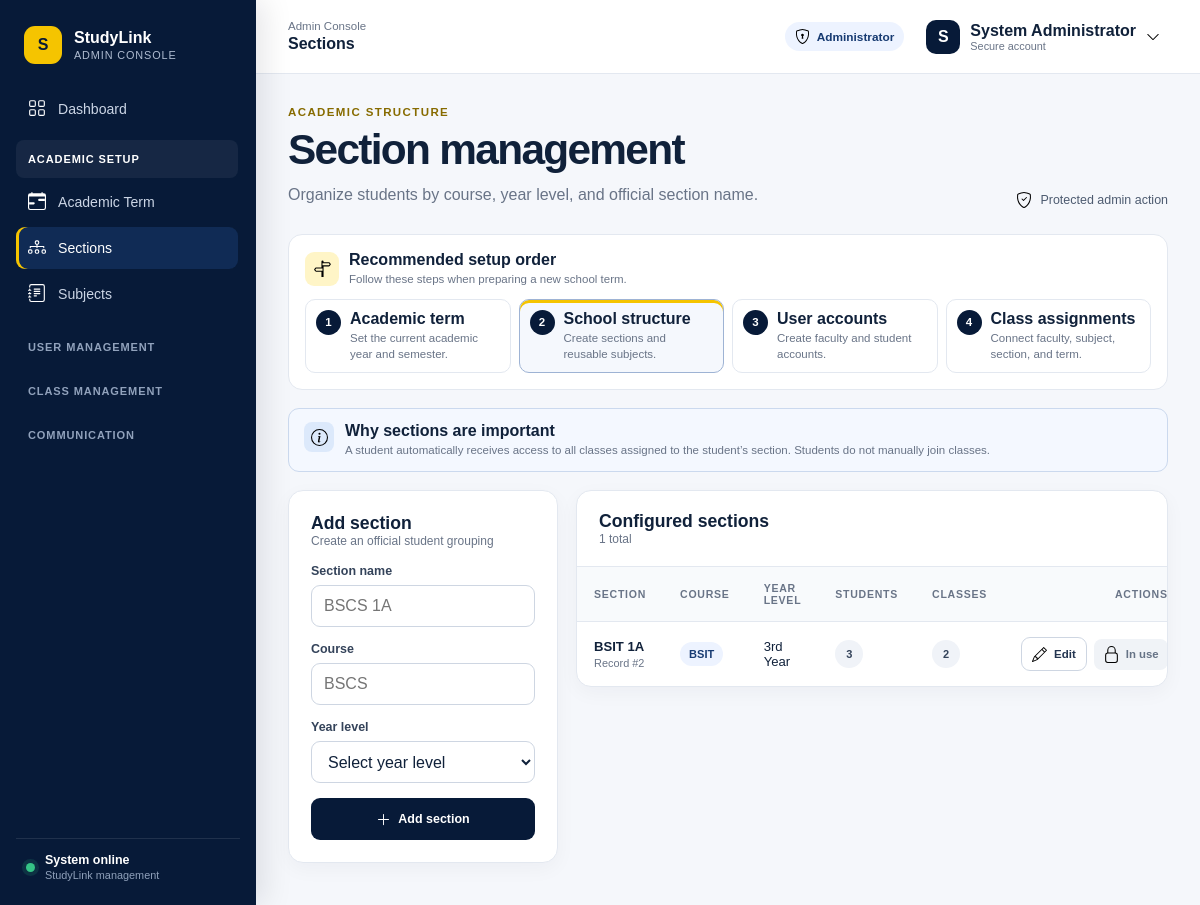
Screenshot of /admin/selections/index.php (signed in) with the database file from the repository.
### tables this page shows
CREATE TABLE `sections` (
  `id` int(11) NOT NULL,
  `section_name` varchar(50) NOT NULL,
  `course` varchar(50) NOT NULL,
  `year_level` varchar(20) NOT NULL,
  `created_at` timestamp NOT NULL DEFAULT current_timestamp()
);

### auth/auth.php (called while the page is built, shortened)
<?php
if (!defined('STUDYLINK_AUTH_LOADED')) {
    function e($value) { return htmlspecialchars((string) $value, ENT_QUOTES, 'UTF-8'); }
}

### admin/selections/index.php (the view, shortened to what this page needs)
<?php
include '../../auth/auth.php';
include '../../config/database.php';
include '../../includes/admin_ui.php';
$query = mysqli_query(
    $conn,
    "SELECT sec.*, COUNT(DISTINCT st.id) AS student_count, COUNT(DISTINCT ca.id) AS class_count
     FROM sections sec
     LEFT JOIN students st ON st.section_id = sec.id
     LEFT JOIN class_assignments ca ON ca.section_id = sec.id
     GROUP BY sec.id, sec.section_name, sec.course, sec.year_level, sec.created_at
     ORDER BY sec.course, sec.year_level, sec.section_name"
);
$sections = $query ? mysqli_fetch_all($query, MYSQLI_ASSOC) : [];
render_admin_page_start(
    'sections',
    'Sections',
    'Section management',
    'Organize students by course, year level, and official section name.',
    'Academic Structure'
);
?>
<div class="admin-content-grid">
    <section class="admin-card admin-form-card">
        <div class="admin-section-head">
            <div><h2>Add section</h2><span>Create an official student grouping</span></div>
        </div>
        <form class="admin-form" action="add.php" method="POST">
            <div class="admin-field">
                <label for="section_name">Section name</label>
                <input id="section_name" type="text" name="section_name" placeholder="BSCS 1A" maxlength="50" required>
            </div>
            <div class="admin-field">
                <label for="course">Course</label>
                <input id="course" type="text" name="course" placeholder="BSCS" maxlength="50" required>
            </div>
            <div class="admin-field">
                <label for="year_level">Year level</label>
                <select id="year_level" name="year_level" required>
                    <option value="">Select year level</option>
                </select>
            </div>
            <button class="admin-button primary" type="submit"><?= study_icon('plus-lg'); ?> Add section</button>
        </form>
    </section>
    <section class="admin-card admin-table-card">
        <div class="admin-section-head">
            <div><h2>Configured sections</h2><span><?= number_format(count($sections)); ?> total</span></div>
        </div>
        <div class="admin-table-wrap">
            <table class="admin-data-table">
                <thead><tr><th>Section</th><th>Course</th><th>Year level</th><th>Students</th><th>Classes</th><th class="admin-table-action">Actions</th></tr></thead>
                <tbody>
                <?php foreach ($sections as $row): ?>
                    <tr>
                        <td><strong><?= e($row['section_name']); ?></strong><small>Record #<?= e($row['id']); ?></small></td>
                        <td><span class="admin-code-pill"><?= e($row['course']); ?></span></td>
                        <td><?= e($row['year_level']); ?><?= intval($row['year_level']) === 1 ? 'st' : (intval($row['year_level']) === 2 ? 'nd' : (intval($row['year_level']) === 3 ? 'rd' : 'th')); ?> Year</td>
                        <td><span class="admin-count-badge"><?= number_format($row['student_count']); ?></span></td>
                        <td><span class="admin-count-badge"><?= number_format($row['class_count']); ?></span></td>
                        <td class="admin-table-action">
                            <div class="admin-row-actions">
                                <a class="admin-button secondary small" href="edit.php?id=<?= e($row['id']); ?>"><?= study_icon('pencil'); ?> Edit</a>
                                <?php if (intval($row['student_count']) === 0 && intval($row['class_count']) === 0): ?>
                                    <form action="delete.php" method="POST" onsubmit="return confirm('Delete this unused section?')">
                                        <?= csrf_field(); ?>
                                        <input type="hidden" name="id" value="<?= e($row['id']); ?>">
                                        <button class="admin-button danger small" type="submit"><?= study_icon('trash3'); ?> Delete</button>
                                    </form>
                                <?php else: ?>
                                    <span class="admin-protected-label" title="Move students and remove class assignments before deleting."><?= study_icon('lock'); ?> In use</span>
                                <?php endif; ?>
                            </div>
                        </td>
                    </tr>
                <?php endforeach; ?>
                </tbody>
            </table>
        </div>
    </section>
</div>

### includes/ui_icons.php
<?php
function study_icon($name, $class = '', $label = '')
{
    $name = preg_replace('/[^a-z0-9-]/', '', strtolower((string) $name));
    $class = trim('study-icon ' . preg_replace('/[^a-zA-Z0-9 _-]/', '', (string) $class));
    $aria = $label !== ''
        ? ' role="img" aria-label="' . e($label) . '"'
        : ' aria-hidden="true"';
    return '<svg class="' . e($class) . '"' . $aria . '>'
        . '<use href="/studyLink/assets/icons/bootstrap-icons.svg#' . e($name) . '"></use>'
        . '</svg>';
}

### assets/css/app-shell.css (style rules this page uses)
:root { --portal-navy: #071a38; --portal-blue: #0b2b5b; --portal-gold: #f5c400; --portal-bg: #f5f7fc; --portal-border: #e4e8f0; --portal-text: #10213a; --portal-muted: #687386; --portal-danger: #c52a2f; }
* { box-sizing: border-box; }
button, input, select, textarea { font: inherit; }

### rows the page displays
sections: section_name "BSIT 1A", id "2", course "BSIT", year_level "3", shows "rd", student_count "3", class_count "2"

### other values shown
$item[2] "Dashboard"
$group "ACADEMIC SETUP"
$item[2] "Academic Term"
$item[2] "Sections"
$item[2] "Subjects"
$group "USER MANAGEMENT"
$group "CLASS MANAGEMENT"
$group "COMMUNICATION"
$breadcrumb "Admin Console"
$title "Sections"
substr($_SESSION['fullname'] ?? 'A', 0, 1) "S"
$_SESSION['fullname'] "System Administrator"
$eyebrow "ACADEMIC STRUCTURE"
$heading "Section management"
$description "Organize students by course, year level, and official section name."
